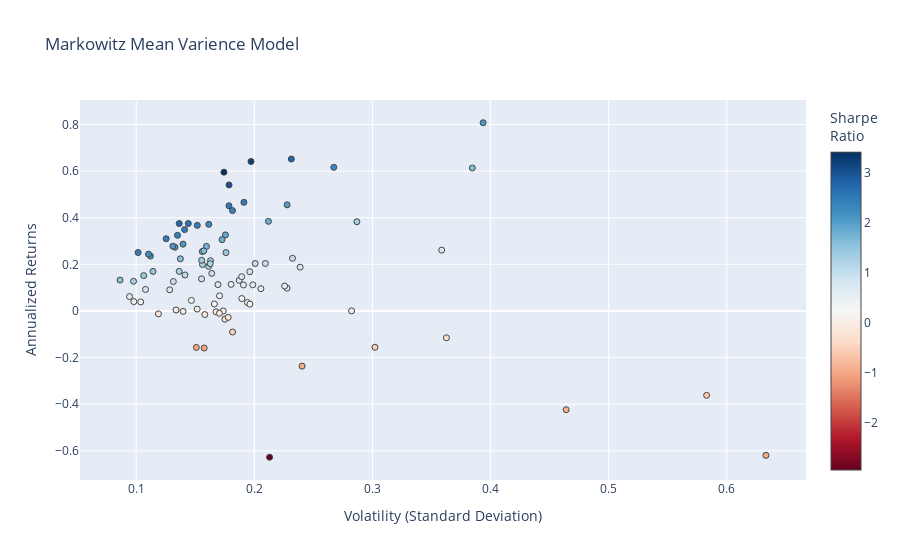

This figure's notebook cell:
### Code cell
hover_texts = [
    f"{ticker} <br>Volatility: {vol:.2f} <br>Returns: {ret:.2%} <br>Sharpe Ratio: {sr:.2f}"
    for ticker, vol, ret, sr in zip(names, volatility, annualized_returns, sharpe_ratios)
]

fig = go.Figure(data=go.Scatter(
    x=volatility, 
    y=annualized_returns, 
    mode='markers',
    hoverinfo='text',
    hovertext=hover_texts,
    marker=dict(color=sharpe_ratios, colorscale = 'RdBu', size=6, line=dict(width=1), colorbar=dict(title="Sharpe<br>Ratio")
    )
))

fig.update_layout(
    title='Markowitz Mean Varience Model',
    xaxis_title='Volatility (Standard Deviation)',
    yaxis_title='Annualized Returns',
)

fig.show()

### Figure 1 — Plotly figure (JSON) as saved in the notebook; plotly's stock layout.template omitted (floating-point values rounded to 4 significant figures)
{"data": [{"hoverinfo": "text", "hovertext": ["GILD_Close <br>Volatility: 0.19 <br>Returns: 5.32% <br>Sharpe Ratio: 0.28", "V_Close <br>Volatility: 0.13 <br>Returns: 30.98% <br>Sharpe Ratio: 2.47", "HD_Close <br>Volatility: 0.14 <br>Returns: 32.45% <br>Sharpe Ratio: 2.40", "PEP_Close <br>Volatility: 0.10 <br>Returns: 12.73% <br>Sharpe Ratio: 1.30", "ISRG_Close <br>Volatility: 0.19 <br>Returns: 46.59% <br>Sharpe Ratio: 2.44", "COST_Close <br>Volatility: 0.20 <br>Returns: 11.21% <br>Sharpe Ratio: 0.56", "DHR_Close <br>Volatility: 0.13 <br>Returns: 9.07% <br>Sharpe Ratio: 0.71", "GOOG_Close <br>Volatility: 0.16 <br>Returns: 27.71% <br>Sharpe Ratio: 1.74", "NFLX_Close <br>Volatility: 0.29 <br>Returns: 38.28% <br>Sharpe Ratio: 1.33", "DUK_Close <br>Volatility: 0.09 <br>Returns: 6.18% <br>Sharpe Ratio: 0.66", "WMT_Close <br>Volatility: 0.18 <br>Returns: 43.06% <br>Sharpe Ratio: 2.37", "DE_Close <br>Volatility: 0.18 <br>Returns: 45.12% <br>Sharpe Ratio: 2.53", "SO_Close <br>Volatility: 0.12 <br>Returns: -1.26% <br>Sharpe Ratio: -0.11", "ADBE_Close <br>Volatility: 0.23 <br>Returns: 45.54% <br>Sharpe Ratio: 2.00", "RDY_Close <br>Volatility: 0.30 <br>Returns: -15.56% <br>Sharpe Ratio: -0.52", "KR_Close <br>Volatility: 0.36 <br>Returns: -11.51% <br>Sharpe Ratio: -0.32", "ETN_Close <br>Volatility: 0.16 <br>Returns: 13.76% <br>Sharpe Ratio: 0.89", "BIIB_Close <br>Volatility: 0.23 <br>Returns: 9.80% <br>Sharpe Ratio: 0.43", "META_Close <br>Volatility: 0.17 <br>Returns: 30.58% <br>Sharpe Ratio: 1.77", "MCD_Close <br>Volatility: 0.14 <br>Returns: 37.50% <br>Sharpe Ratio: 2.75", "MRK_Close <br>Volatility: 0.15 <br>Returns: -15.66% <br>Sharpe Ratio: -1.04", "SRE_Close <br>Volatility: 0.13 <br>Returns: 0.42% <br>Sharpe Ratio: 0.03", "NKE_Close <br>Volatility: 0.23 <br>Returns: 10.70% <br>Sharpe Ratio: 0.47", "CRM_Close <br>Volatility: 0.16 <br>Returns: 25.48% <br>Sharpe Ratio: 1.63", "F_Close <br>Volatility: 0.17 <br>Returns: 3.00% <br>Sharpe Ratio: 0.18", "HON_Close <br>Volatility: 0.10 <br>Returns: 25.07% <br>Sharpe Ratio: 2.47", "JPM_Close <br>Volatility: 0.16 <br>Returns: 19.92% <br>Sharpe Ratio: 1.28", "UA_Close <br>Volatility: 0.46 <br>Returns: -42.37% <br>Sharpe Ratio: -0.91", "INTC_Close <br>Volatility: 0.18 <br>Returns: 32.63% <br>Sharpe Ratio: 1.86", "EXC_Close <br>Volatility: 0.13 <br>Returns: 12.63% <br>Sharpe Ratio: 0.96", "EW_Close <br>Volatility: 0.23 <br>Returns: 22.60% <br>Sharpe Ratio: 0.97", "AMZN_Close <br>Volatility: 0.21 <br>Returns: 38.44% <br>Sharpe Ratio: 1.81", "NEE_Close <br>Volatility: 0.11 <br>Returns: 23.55% <br>Sharpe Ratio: 2.10", "AMGN_Close <br>Volatility: 0.17 <br>Returns: -0.36% <br>Sharpe Ratio: -0.02", "KO_Close <br>Volatility: 0.09 <br>Returns: 13.24% <br>Sharpe Ratio: 1.53", "SYK_Close <br>Volatility: 0.16 <br>Returns: 21.73% <br>Sharpe Ratio: 1.40", "TXN_Close <br>Volatility: 0.16 <br>Returns: 37.14% <br>Sharpe Ratio: 2.30", "IBM_Close <br>Volatility: 0.16 <br>Returns: -15.90% <br>Sharpe Ratio: -1.01", "ZBH_Close <br>Volatility: 0.19 <br>Returns: 3.62% <br>Sharpe Ratio: 0.19", "LLY_Close <br>Volatility: 0.15 <br>Returns: 4.51% <br>Sharpe Ratio: 0.31", "BMY_Close <br>Volatility: 0.18 <br>Returns: 11.41% <br>Sharpe Ratio: 0.63", "BABA_Close <br>Volatility: 0.27 <br>Returns: 61.61% <br>Sharpe Ratio: 2.30", "AAPL_Close <br>Volatility: 0.18 <br>Returns: 25.04% <br>Sharpe Ratio: 1.42", "VZ_Close <br>Volatility: 0.17 <br>Returns: 11.30% <br>Sharpe Ratio: 0.67", "PM_Close <br>Volatility: 0.14 <br>Returns: -0.16% <br>Sharpe Ratio: -0.01", "ACN_Close <br>Volatility: 0.13 <br>Returns: 27.35% <br>Sharpe Ratio: 2.06", "MA_Close <br>Volatility: 0.14 <br>Returns: 37.50% <br>Sharpe Ratio: 2.60", "CVX_Close <br>Volatility: 0.14 <br>Returns: 15.44% <br>Sharpe Ratio: 1.09", "TSLA_Close <br>Volatility: 0.36 <br>Returns: 26.10% <br>Sharpe Ratio: 0.73", "AEP_Close <br>Volatility: 0.11 <br>Returns: 15.15% <br>Sharpe Ratio: 1.42", "ORCL_Close <br>Volatility: 0.19 <br>Returns: 13.13% <br>Sharpe Ratio: 0.70", "SYY_Close <br>Volatility: 0.16 <br>Returns: 19.12% <br>Sharpe Ratio: 1.19", "T_Close <br>Volatility: 0.18 <br>Returns: -3.53% <br>Sharpe Ratio: -0.20", "BAC_Close <br>Volatility: 0.21 <br>Returns: 20.36% <br>Sharpe Ratio: 0.97", "SAP_Close <br>Volatility: 0.14 <br>Returns: 22.38% <br>Sharpe Ratio: 1.63", "AMD_Close <br>Volatility: 0.58 <br>Returns: -36.20% <br>Sharpe Ratio: -0.62", "ABBV_Close <br>Volatility: 0.18 <br>Returns: 54.05% <br>Sharpe Ratio: 3.03", "CMCSA_Close <br>Volatility: 0.21 <br>Returns: 9.55% <br>Sharpe Ratio: 0.46", "RTX_Close <br>Volatility: 0.14 <br>Returns: 16.98% <br>Sharpe Ratio: 1.24", "RMD_Close <br>Volatility: 0.20 <br>Returns: 20.34% <br>Sharpe Ratio: 1.01", "JNJ_Close <br>Volatility: 0.11 <br>Returns: 16.97% <br>Sharpe Ratio: 1.49", "CSCO_Close <br>Volatility: 0.16 <br>Returns: 16.11% <br>Sharpe Ratio: 0.98", "XOM_Close <br>Volatility: 0.10 <br>Returns: 3.88% <br>Sharpe Ratio: 0.37", "SNAP_Close <br>Volatility: 0.63 <br>Returns: -61.94% <br>Sharpe Ratio: -0.98", "TMO_Close <br>Volatility: 0.16 <br>Returns: 21.55% <br>Sharpe Ratio: 1.32", "CAT_Close <br>Volatility: 0.20 <br>Returns: 64.11% <br>Sharpe Ratio: 3.25", "EMR_Close <br>Volatility: 0.16 <br>Returns: 20.27% <br>Sharpe Ratio: 1.25", "LMT_Close <br>Volatility: 0.11 <br>Returns: 24.36% <br>Sharpe Ratio: 2.21", "MDT_Close <br>Volatility: 0.15 <br>Returns: 0.82% <br>Sharpe Ratio: 0.05", "BA_Close <br>Volatility: 0.17 <br>Returns: 59.54% <br>Sharpe Ratio: 3.42", "GOOGL_Close <br>Volatility: 0.16 <br>Returns: 25.77% <br>Sharpe Ratio: 1.64", "NVDA_Close <br>Volatility: 0.39 <br>Returns: 80.73% <br>Sharpe Ratio: 2.05", "MS_Close <br>Volatility: 0.20 <br>Returns: 16.83% <br>Sharpe Ratio: 0.86", "K_Close <br>Volatility: 0.18 <br>Returns: -9.01% <br>Sharpe Ratio: -0.50", "REGN_Close <br>Volatility: 0.28 <br>Returns: 0.03% <br>Sharpe Ratio: 0.00", "PYPL_Close <br>Volatility: 0.23 <br>Returns: 65.17% <br>Sharpe Ratio: 2.82", "VRTX_Close <br>Volatility: 0.38 <br>Returns: 61.33% <br>Sharpe Ratio: 1.59", "GE_Close <br>Volatility: 0.21 <br>Returns: -62.75% <br>Sharpe Ratio: -2.95", "GIS_Close <br>Volatility: 0.17 <br>Returns: -0.03% <br>Sharpe Ratio: -0.00", "ABT_Close <br>Volatility: 0.14 <br>Returns: 28.67% <br>Sharpe Ratio: 2.05", "DIS_Close <br>Volatility: 0.16 <br>Returns: -1.54% <br>Sharpe Ratio: -0.10", "QCOM_Close <br>Volatility: 0.24 <br>Returns: 18.78% <br>Sharpe Ratio: 0.79", "PG_Close <br>Volatility: 0.10 <br>Returns: 4.02% <br>Sharpe Ratio: 0.41", "MSFT_Close <br>Volatility: 0.15 <br>Returns: 36.72% <br>Sharpe Ratio: 2.42", "UNH_Close <br>Volatility: 0.14 <br>Returns: 34.90% <br>Sharpe Ratio: 2.48", "GS_Close <br>Volatility: 0.20 <br>Returns: 2.94% <br>Sharpe Ratio: 0.15", "PFE_Close <br>Volatility: 0.11 <br>Returns: 9.22% <br>Sharpe Ratio: 0.85", "MO_Close <br>Volatility: 0.18 <br>Returns: -2.75% <br>Sharpe Ratio: -0.15", "GM_Close <br>Volatility: 0.19 <br>Returns: 14.71% <br>Sharpe Ratio: 0.78", "BTI_Close <br>Volatility: 0.19 <br>Returns: 11.15% <br>Sharpe Ratio: 0.58", "CPB_Close <br>Volatility: 0.24 <br>Returns: -23.67% <br>Sharpe Ratio: -0.98", "BSX_Close <br>Volatility: 0.17 <br>Returns: -1.01% <br>Sharpe Ratio: -0.06", "WFC_Close <br>Volatility: 0.17 <br>Returns: 6.48% <br>Sharpe Ratio: 0.38", "MMM_Close <br>Volatility: 0.13 <br>Returns: 27.77% <br>Sharpe Ratio: 2.12"], "marker": {"color": [0.2808, 2.471, 2.404, 1.302, 2.436, 0.5638, 0.7062, 1.737, 1.334, 0.655, 2.372, 2.527, -0.1059, 1.999, -0.515, -0.3175, 0.8859, 0.4303, 1.771, 2.748, -1.038, 0.03112, 0.4739, 1.634, 0.1802, 2.467, 1.276, -0.913, 1.858, 0.9605, 0.9728, 1.813, 2.101, -0.02118, 1.533, 1.398, 2.3, -1.009, 0.1862, 0.3075, 0.6326, 2.305, 1.423, 0.6676, -0.01179, 2.059, 2.602, 1.093, 0.7279, 1.424, 0.7015, 1.185, -0.2013, 0.9725, 1.628, -0.621, 3.026, 0.4645, 1.244, 1.013, 1.485, 0.9824, 0.3735, -0.9782, 1.323, 3.25, 1.246, 2.206, 0.05411, 3.416, 1.638, 2.051, 0.8579, -0.496, 0.001131, 2.817, 1.595, -2.947, -0.001731, 2.053, -0.09731, 0.7863, 0.4104, 2.419, 2.475, 0.15, 0.8542, -0.1544, 0.7768, 0.5845, -0.9843, -0.05938, 0.3801, 2.118], "colorbar": {"title": {"text": "Sharpe<br>Ratio"}}, "colorscale": [[0, "rgb(103,0,31)"], [0.1, "rgb(178,24,43)"], [0.2, "rgb(214,96,77)"], [0.3, "rgb(244,165,130)"], [0.4, "rgb(253,219,199)"], [0.5, "rgb(247,247,247)"], [0.6, "rgb(209,229,240)"], [0.7, "rgb(146,197,222)"], [0.8, "rgb(67,147,195)"], [0.9, "rgb(33,102,172)"], [1, "rgb(5,48,97)"]], "line": {"width": 1}, "size": 6}, "mode": "markers", "type": "scatter", "x": [0.1895, 0.1254, 0.135, 0.09778, 0.1912, 0.1988, 0.1284, 0.1595, 0.2869, 0.09441, 0.1815, 0.1786, 0.1188, 0.2278, 0.3022, 0.3627, 0.1554, 0.2277, 0.1727, 0.1365, 0.1509, 0.1338, 0.2257, 0.1559, 0.1662, 0.1016, 0.1562, 0.464, 0.1756, 0.1315, 0.2323, 0.212, 0.1121, 0.1677, 0.08636, 0.1555, 0.1615, 0.1576, 0.1943, 0.1468, 0.1804, 0.2673, 0.176, 0.1693, 0.1397, 0.1328, 0.1441, 0.1413, 0.3586, 0.1064, 0.1872, 0.1614, 0.1751, 0.2094, 0.1374, 0.5829, 0.1786, 0.2056, 0.1365, 0.2008, 0.1143, 0.164, 0.1039, 0.6332, 0.163, 0.1972, 0.1627, 0.1104, 0.1517, 0.1743, 0.1573, 0.3937, 0.1962, 0.1816, 0.2824, 0.2314, 0.3846, 0.213, 0.1737, 0.1397, 0.1581, 0.2388, 0.09803, 0.1518, 0.141, 0.1963, 0.1079, 0.1779, 0.1893, 0.1908, 0.2404, 0.1705, 0.1706, 0.1311], "y": [0.05321, 0.3098, 0.3245, 0.1273, 0.4659, 0.1121, 0.09067, 0.2771, 0.3828, 0.06184, 0.4306, 0.4512, -0.01259, 0.4554, -0.1556, -0.1151, 0.1376, 0.09799, 0.3058, 0.375, -0.1566, 0.004163, 0.107, 0.2548, 0.02996, 0.2507, 0.1992, -0.4237, 0.3263, 0.1263, 0.226, 0.3844, 0.2355, -0.003551, 0.1324, 0.2173, 0.3714, -0.159, 0.03617, 0.04513, 0.1141, 0.6161, 0.2504, 0.113, -0.001648, 0.2735, 0.375, 0.1544, 0.261, 0.1515, 0.1313, 0.1912, -0.03526, 0.2036, 0.2238, -0.362, 0.5405, 0.09549, 0.1698, 0.2034, 0.1697, 0.1611, 0.0388, -0.6194, 0.2155, 0.6411, 0.2027, 0.2436, 0.008206, 0.5954, 0.2577, 0.8073, 0.1683, -0.09007, 0.0003193, 0.6517, 0.6133, -0.6275, -0.0003006, 0.2867, -0.01539, 0.1878, 0.04023, 0.3672, 0.349, 0.02945, 0.09217, -0.02746, 0.1471, 0.1115, -0.2367, -0.01012, 0.06484, 0.2777]}], "layout": {"title": {"text": "Markowitz Mean Varience Model"}, "xaxis": {"title": {"text": "Volatility (Standard Deviation)"}}, "yaxis": {"title": {"text": "Annualized Returns"}}}}
